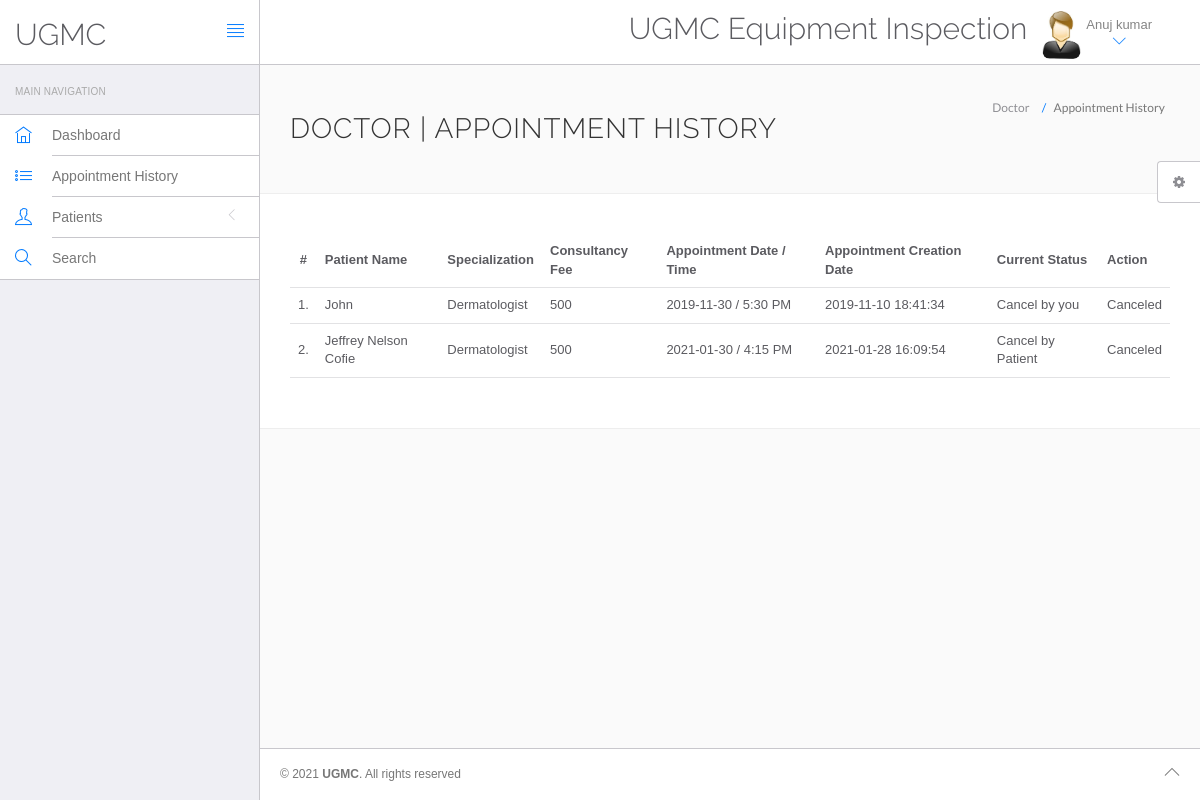
/hms/doctor/appointment-history.php (signed in), run on the app's committed database.
### tables this page shows
CREATE TABLE `doctors` (
  `id` int(11) NOT NULL,
  `specilization` varchar(255) DEFAULT NULL,
  `doctorName` varchar(255) DEFAULT NULL,
  `address` longtext DEFAULT NULL,
  `docFees` varchar(255) DEFAULT NULL,
  `contactno` bigint(11) DEFAULT NULL,
  `docEmail` varchar(255) DEFAULT NULL,
  `password` varchar(255) DEFAULT NULL,
  `creationDate` timestamp NULL DEFAULT current_timestamp(),
  `updationDate` timestamp NULL DEFAULT NULL ON UPDATE current_timestamp()
);

CREATE TABLE `appointment` (
  `id` int(11) NOT NULL,
  `doctorSpecialization` varchar(255) DEFAULT NULL,
  `doctorId` int(11) DEFAULT NULL,
  `userId` int(11) DEFAULT NULL,
  `consultancyFees` int(11) DEFAULT NULL,
  `appointmentDate` varchar(255) DEFAULT NULL,
  `appointmentTime` varchar(255) DEFAULT NULL,
  `postingDate` timestamp NULL DEFAULT current_timestamp(),
  `userStatus` int(11) DEFAULT NULL,
  `doctorStatus` int(11) DEFAULT NULL,
  `updationDate` timestamp NULL DEFAULT NULL ON UPDATE current_timestamp()
);

CREATE TABLE `users` (
  `id` int(11) NOT NULL,
  `fullName` varchar(255) DEFAULT NULL,
  `address` longtext DEFAULT NULL,
  `city` varchar(255) DEFAULT NULL,
  `gender` varchar(255) DEFAULT NULL,
  `email` varchar(255) DEFAULT NULL,
  `password` varchar(255) DEFAULT NULL,
  `regDate` timestamp NULL DEFAULT current_timestamp(),
  `updationDate` timestamp NULL DEFAULT NULL ON UPDATE current_timestamp()
);

### hms/doctor/appointment-history.php (the view, shortened to what this page needs)
<?php
include('include/config.php');
?>
<!DOCTYPE html>
<html lang="en">
	<head>
		<link rel="stylesheet" href="vendor/bootstrap/css/bootstrap.min.css">
		<link rel="stylesheet" href="vendor/fontawesome/css/font-awesome.min.css">
		<link rel="stylesheet" href="vendor/themify-icons/themify-icons.min.css">
		<link href="vendor/animate.css/animate.min.css" rel="stylesheet" media="screen">
		<link href="vendor/perfect-scrollbar/perfect-scrollbar.min.css" rel="stylesheet" media="screen">
		<link href="vendor/switchery/switchery.min.css" rel="stylesheet" media="screen">
		<link href="vendor/bootstrap-touchspin/jquery.bootstrap-touchspin.min.css" rel="stylesheet" media="screen">
		<link href="vendor/select2/select2.min.css" rel="stylesheet" media="screen">
		<link href="vendor/bootstrap-datepicker/bootstrap-datepicker3.standalone.min.css" rel="stylesheet" media="screen">
		<link href="vendor/bootstrap-timepicker/bootstrap-timepicker.min.css" rel="stylesheet" media="screen">
		<link rel="stylesheet" href="assets/css/styles.css">
		<link rel="stylesheet" href="assets/css/plugins.css">
		<link rel="stylesheet" href="assets/css/themes/theme-1.css" id="skin_color" />
	</head>
	<body>
		<div id="app">
<?php include('include/sidebar.php');?>
			<div class="app-content">
					<?php include('include/header.php');?>
				<div class="main-content" >
					<div class="wrap-content container" id="container">
						<section id="page-title">
							<div class="row">
								<div class="col-sm-8">
									<h1 class="mainTitle">Doctor  | Appointment History</h1>
																	</div>
								<ol class="breadcrumb">
									<li>
										<span>Doctor </span>
									</li>
									<li class="active">
										<span>Appointment History</span>
									</li>
								</ol>
							</div>
						</section>
						<div class="container-fluid container-fullw bg-white">
									<div class="row">
								<div class="col-md-12">
									<table class="table table-hover" id="sample-table-1">
										<thead>
											<tr>
												<th class="center">#</th>
												<th class="hidden-xs">Patient  Name</th>
												<th>Specialization</th>
												<th>Consultancy Fee</th>
												<th>Appointment Date / Time </th>
												<th>Appointment Creation Date  </th>
												<th>Current Status</th>
												<th>Action</th>
											</tr>
										</thead>
										<tbody>
<?php
$sql=mysqli_query($con,"select users.fullName as fname,appointment.*  from appointment join users on users.id=appointment.userId where appointment.doctorId='".$_SESSION['id']."'");
$cnt=1;
while($row=mysqli_fetch_array($sql))
{
?>
											<tr>
												<td class="center"><?php echo $cnt;?>.</td>
												<td class="hidden-xs"><?php echo $row['fname'];?></td>
												<td><?php echo $row['doctorSpecialization'];?></td>
												<td><?php echo $row['consultancyFees'];?></td>
												<td><?php echo $row['appointmentDate'];?> / <?php echo
												 $row['appointmentTime'];?>
												</td>
												<td><?php echo $row['postingDate'];?></td>
												<td>
<?php if(($row['userStatus']==1) && ($row['doctorStatus']==1))
if(($row['userStatus']==0) && ($row['doctorStatus']==1))
{
	echo "Cancel by Patient";
}
if(($row['userStatus']==1) && ($row['doctorStatus']==0))
{
	echo "Cancel by you";
}
												?></td>
												<td >
												<div class="visible-md visible-lg hidden-sm hidden-xs">
							<?php if(($row['userStatus']==1) && ($row['doctorStatus']==1))
{ ?>
	<a href="appointment-history.php?id=<?php echo $row['id']?>&cancel=update" onClick="return confirm('Are you sure you want to cancel this appointment ?')"class="btn btn-transparent btn-xs tooltips" title="Cancel Appointment" tooltip-placement="top" tooltip="Remove">Cancel</a>
	<?php } else {
		echo "Canceled";
		} ?>
												</div>
												</td>
											</tr>
											<?php
$cnt=$cnt+1;
											 }?>
										</tbody>
									</table>
								</div>
							</div>
								</div>
					</div>
				</div>
			</div>
	<?php include('include/footer.php');?>
	<?php include('include/setting.php');?>
		</div>
	</body>
</html>

### hms/doctor/include/header.php (shortened to what this page needs)
<header class="navbar navbar-default navbar-static-top">
					<div class="navbar-header">
						<a class="navbar-brand" href="#">
							<h2 style="padding-top:20% ">UGMC</h2>
						</a>
						<a href="#" class="sidebar-toggler pull-right visible-md visible-lg" data-toggle-class="app-sidebar-closed" data-toggle-target="#app">
							<i class="ti-align-justify"></i>
						</a>
					</div>
					<div class="navbar-collapse collapse">
						<ul class="nav navbar-right">
								<li  style="padding-top:2% ">
								<h2>UGMC Equipment Inspection</h2>
							</li>
							<li class="dropdown current-user">
								<a href class="dropdown-toggle" data-toggle="dropdown">
									<img src="assets/images/images.jpg" > <span class="username">
									<?php $query=mysqli_query($con,"select doctorName from doctors where id='".$_SESSION['id']."'");
while($row=mysqli_fetch_array($query))
{
	echo $row['doctorName'];
}
									?> <i class="ti-angle-down"></i></i></span>
								</a>
							</li>
						</ul>
					</div>
				</header>

### hms/doctor/assets/css/themes/theme-1.css (style rules this page uses)
body { background: #FAFAFA; }
header .navbar-header { background: #ffffff !important; border-right-color: #c8c7cc !important; border-bottom-color: #c8c7cc !important; }
header .navbar-header .sidebar-toggler, header .navbar-header .sidebar-mobile-toggler { color: #007aff !important; }
header .navbar-header .navbar-brand { color: #777 !important; }
header .navbar-collapse { background: #ffffff !important; border-bottom-color: #c8c7cc !important; box-shadow: none !important; }
header .navbar-collapse .navbar-right > li > a { color: #777; }
header .navbar-collapse .navbar-right > li > a i { color: #007aff !important; }

### data on the page
doctors: doctorName "Anuj kumar"
appointment: userId.fullName "John", doctorSpecialization "Dermatologist", consultancyFees "500", appointmentDate "2019-11-30", appointmentTime "5:30 PM", postingDate "2019-11-10 18:41:34", userStatus "Cancel by you"
appointment: userId.fullName "Jeffrey Nelson Cofie", doctorSpecialization "Dermatologist", consultancyFees "500", appointmentDate "2021-01-30", appointmentTime "4:15 PM", postingDate "2021-01-28 16:09:54", userStatus "Cancel by Patient"
